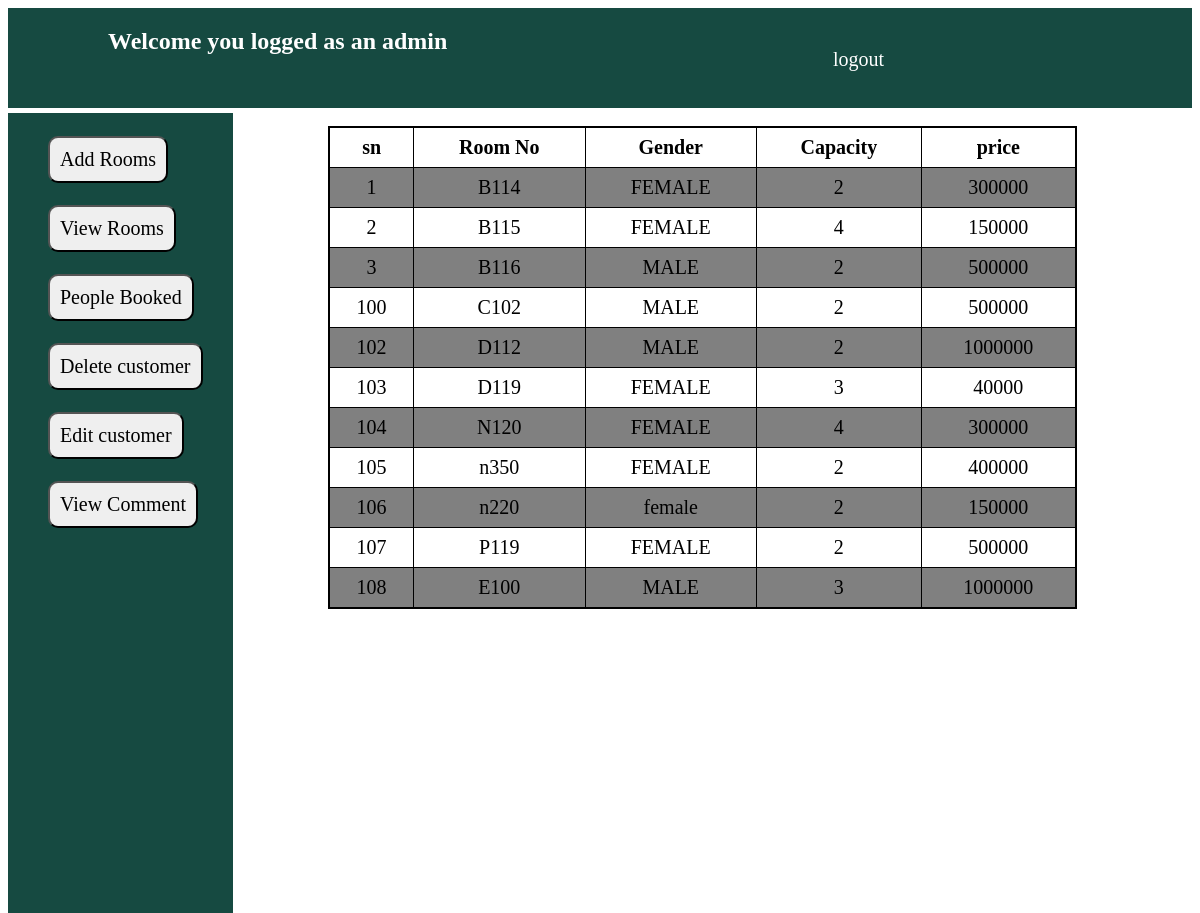
The app's page /MAGE/admin.php?room=2 with its own data.
### tables this page shows
CREATE TABLE `room` (
  `sn` int(11) NOT NULL,
  `room_no` varchar(30) DEFAULT NULL,
  `gender` varchar(30) NOT NULL,
  `capacity` int(11) NOT NULL,
  `price` varchar(30) NOT NULL
);

### MAGE/admin.php (the view, shortened to what this page needs)
<html>
<head>
	<link rel="stylesheet" type="text/css" href="css/mob.css">
</head>
<body>
	<div id="navigator">
  			<div id="list">
			<h2 class="wel">Welcome <?php echo$_SESSION['name']?> you logged as an admin </h2>
			<a class="log" href="logout.php">logout</a>
		</div>
	</div>
	<div class="sideb">
		<br>
		<button><a href="?adroom=2"> Add Rooms</a></button>
		<br><br><br>
		<button><a href="?room=2">View Rooms</a></button>
		<br><br><br>
		<button><a href="?booked=2">People Booked</a></button>
		<br><br><br>
		<button><a href="?delete=2">Delete customer</a></button>
		<br><br><br>
		<button><a href="?change=2">Edit customer</a></button>
		<br><br><br>
		<button><a href="?comment=2">View Comment</a></button>
	</div>
	<div id="mid2">
		<br>
		<?php
          if(isset($_GET['room'])){
          	?>
		<table border="1">
		<tr>
			<th>sn</th>
			<th>Room No</th>
			<th>Gender</th>
			<th>Capacity</th>
			<th>price</th>
		</tr>
		<?php
		    $conn=mysqli_connect("localhost","root","","mob_db");
            $sql="SELECT * from room";
            $query=mysqli_query($conn,$sql);
            while ($result=mysqli_fetch_array($query)) {
                $sn=$result['sn'];
                $room=$result['room_no'];
                $gender=$result['gender'];
                $capacity=$result['capacity'];
                $price=$result['price'];
        ?>
        <tr>
           	<td><?php echo$sn;?></td>
            <td><?php echo$room;?></td>
            <td><?php echo$gender;?></td>
            <td><?php echo$capacity;?></td>
            <td><?php echo$price;?></td>
        </tr>
        <?php } ?>
    </table>
          	<?php } ?>
	</div>
</body>
</html>

### MAGE/css/mob.css (style rules this page uses)
#navigator { width: 100%; height: 100px; color: white; background-color: #164a41; overflow: hidden; }
#list { width: 74%; float: left; }
#LIST H2 { text-decoration: none; }
#list .wel { float: left; margin-left: 100px; }
#list .log { float: right; text-decoration: none; color: white; margin-top: 40px; font-size: 20px; }
#mid2 { width: 79%; float: left; border-left: 2px solid white; }
#mid2 table { font-size: 20px; border-collapse: collapse; width: 80%; margin-left: 10%; border: 2px solid black; }
#mid2 td,th { padding: 8px; text-align: center; }
#mid2 table tr:nth-child(even) { background-color: grey; }
.sideb { width: 19%; height: 800px; float: left; margin-top: 5px; font-size: 20px; background-color: #164a41; }
.sideb button { float: left; margin-left: 40px; padding: 10px 10px; font-family: cursive; border-radius: 10px; }
.sideb button a { text-decoration: none; color: black; font-size: 20px; }

### records on screen
room: sn "1", room_no "B114", gender "FEMALE", capacity "2", price "300000"
room: sn "2", room_no "B115", gender "FEMALE", capacity "4", price "150000"
room: sn "3", room_no "B116", gender "MALE", capacity "2", price "500000"
room: sn "100", room_no "C102", gender "MALE", capacity "2", price "500000"
room: sn "102", room_no "D112", gender "MALE", capacity "2", price "1000000"
room: sn "103", room_no "D119", gender "FEMALE", capacity "3", price "40000"
room: sn "104", room_no "N120", gender "FEMALE", capacity "4", price "300000"
room: sn "105", room_no "n350", gender "FEMALE", capacity "2", price "400000"
room: sn "106", room_no "n220", gender "female", capacity "2", price "150000"
room: sn "107", room_no "P119", gender "FEMALE", capacity "2", price "500000"
room: sn "108", room_no "E100", gender "MALE", capacity "3", price "1000000"
